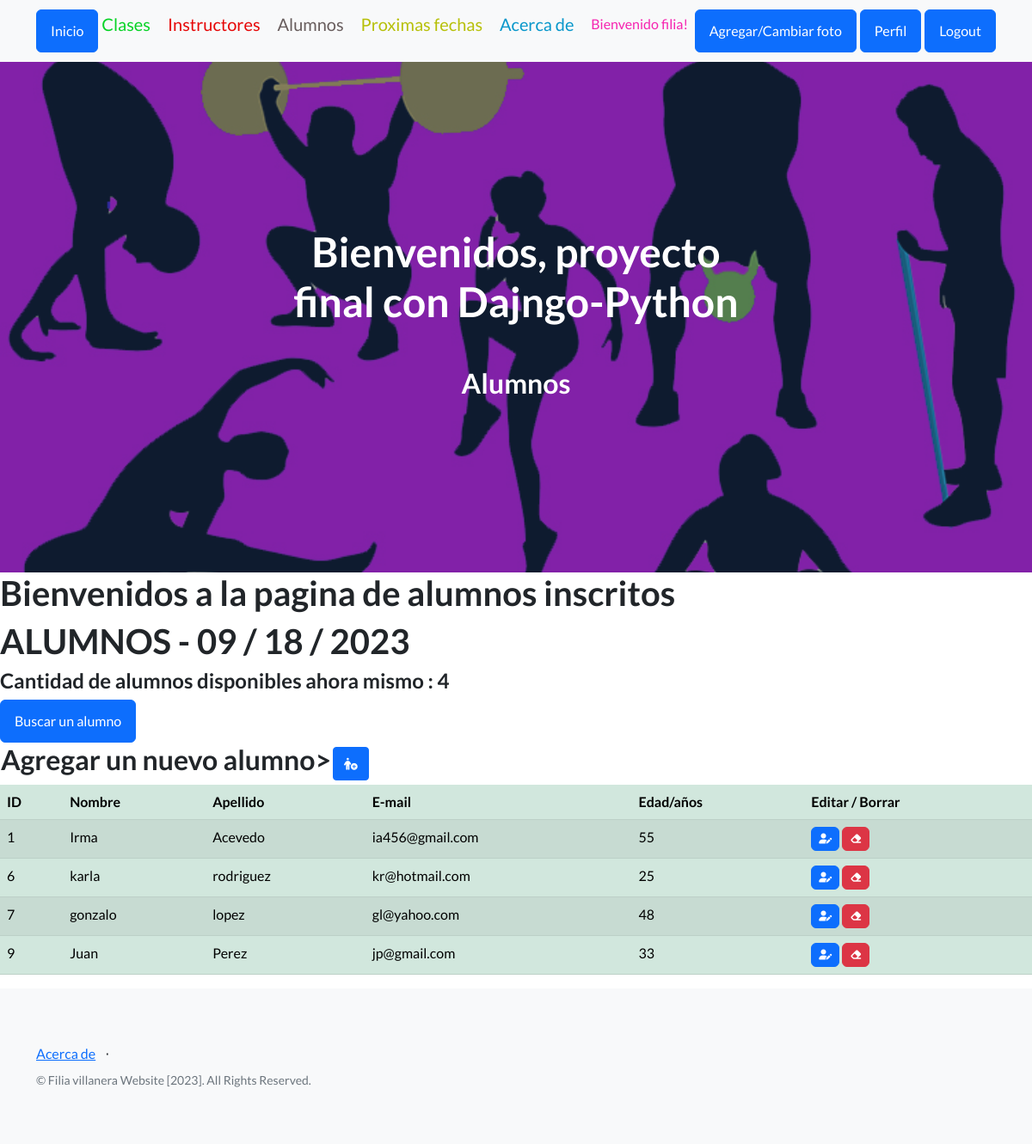
The app's page /estudiantes/ (signed in) with its own data.
### app1/models.py (models this page shows, shortened)
class Alumno (models.Model):
    nombre = models.CharField(max_length=50)
    apellido = models.CharField(max_length=50)
    email = models.EmailField()
    edad = models.IntegerField()

### app1/views.py (the view)
# urls.py: path('estudiantes/', estudiantes, name="estudiantes" ),
@login_required
def estudiantes (request):
    contexto = {"estudiantes": Alumno.objects.all(), 'titulo': 'alumnos'}
    return render(request, "aplicacion/estudiantes.html", contexto)

### app1/templates/aplicacion/estudiantes.html
{% extends 'aplicacion/base.html' %}
{% load static %}
{% block encabezado %}
    Alumnos
{% endblock encabezado %}
{% block contenido %}
<h1> Bienvenidos a la pagina de alumnos inscritos </h1>
<h1> {{ titulo|upper }} - {% now 'm / d / Y' %} </h1>
<h4>Cantidad de alumnos disponibles ahora mismo : {{estudiantes|length}}</h4>
<table>
    <tr>
        <td width=""><h2>Agregar un nuevo alumno></h2></td>
        <a class="btn btn-primary" href="{% url 'searchestudiante'   %}">Buscar un alumno</a>
        <td>
            <a
            href="{% url 'build_estudiante'  %}"
            class="btn btn-primary btn-sm"
            ><i class="fa-solid fa-person-circle-plus"></i>
            </a>
        </td>
    </tr>
</table>
<table class="table table-success table-striped">
    <thead>
        <tr>
            <th>ID</th>
            <th>Nombre</th>
            <th>Apellido</th>
            <th>E-mail</th>
            <th>Edad/años</th>
            <th>Editar / Borrar</th>
        </tr>
    </thead>
    <tbody>
{% for e in estudiantes  %}
        <tr>
            <td>{{ e.id  }}</td>
            <td>{{ e.nombre }}</td>
            <td>{{ e.apellido }}</td>
            <td>{{ e.email }}</td>
            <td>{{ e.edad }}</td>
            <td>
                <a
                  href="{% url 'upd_estudiante' e.id   %}"
                  class="btn btn-primary"
                  style="--bs-btn-padding-y: .25rem; --bs-btn-padding-x: .5rem; --bs-btn-font-size: .75rem;"
                  ><i class="fa-solid fa-user-pen"></i>
                </a>
                <a
                  href="{% url 'del_estudiante' e.id %}"
                  class="btn btn-danger"
                  style="--bs-btn-padding-y: .25rem; --bs-btn-padding-x: .5rem; --bs-btn-font-size: .75rem;"
                  ><i class="fa-solid fa-eraser"></i>
                </a>
              </td>
        </tr>
{% endfor %}
    </tbody>
</table>
{% endblock contenido %}

### app1/templates/aplicacion/base.html (shortened to what this page needs)
<!DOCTYPE html>
<html lang="en">
    <head>
        {% load static %}
        <link href="https://cdn.jsdelivr.net/npm/bootstrap-icons@1.5.0/font/bootstrap-icons.css" rel="stylesheet" type="text/css" />
        <link href="{% static 'aplicacion/css/styles.css' %}" rel="stylesheet" />
        <link rel="stylesheet" href="https://cdnjs.cloudflare.com/ajax/libs/font-awesome/6.4.0/css/all.min.css">
    </head>
    <body>
        <nav class="navbar navbar-light bg-light static-top">
            <div class="container">
                <a class="btn btn-primary" href="{% url 'home' %}">Inicio</a>
                {% if user.is_authenticated %}
                    <a class="navbar-brand" href="{% url 'cursos' %}" style="color:rgb(7, 211, 38)">Clases</p></a>
                    <a class="navbar-brand"class="navbar-brand" href="{% url 'profesores' %}" style="color:rgb(230, 7, 7)">Instructores</p></a>
                    <a class="navbar-brand"href="{% url 'estudiantes' %} "style="color:rgb(104, 93, 93)">Alumnos</p></a>
                    <a class="navbar-brand"class="navbar-brand" href="{% url 'fechas_proximas' %}" style="color:rgb(183, 192, 9)">Proximas fechas</p></a>
                    <a class="navbar-brand"class="navbar-brand" href="{% url 'acerca' %}" style="color:rgb(8, 151, 203)">Acerca de</p></a>
                    <p style="color:rgb(246, 35, 176)">Bienvenido {{user.username}}!</p>
                    <a class="btn btn-primary" href="{% url 'agg_avatar'   %}">Agregar/Cambiar foto</a>
                    <a class="btn btn-primary" href="{% url 'editarperfil' %}">Perfil</a>
                    <a class="btn btn-primary" href="{% url 'logout' %}">Logout</a>
                {% else %}
                    <a class="btn btn-success" href="{% url 'registro'    %}">Registro</a>
                    <a class="btn btn-primary" href="{% url 'login' %}">Login</a>
                {% endif %}
            </div>
        </nav>
        <header class="masthead">
            <div class="container position-relative">
                <div class="row justify-content-center">
                    <div class="col-xl-6">
                        <div class="text-center text-white">
                            <h1 class="mb-5">Bienvenidos, proyecto final con Dajngo-Python</h1>
                            <h2>
                            {% block encabezado %}
                            {% endblock encabezado %}
                                </h2>
                        </div>
                    </div>
                </div>
            </div>
        </header>
        {% block contenido %}
        {% endblock contenido %}
        <footer class="footer bg-light">
            <div class="container">
                <div class="row">
                    <div class="col-lg-6 h-100 text-center text-lg-start my-auto">
                        <ul class="list-inline mb-2">
                            <li class="list-inline-item"><a href="{% url 'acerca'   %}">Acerca de</a></li>
                            <li class="list-inline-item">⋅</li>
                        </ul>
                        <p class="text-muted small mb-4 mb-lg-0">&copy; Filia villanera Website [2023]. All Rights Reserved.</p>
                    </div>
                </div>
            </div>
        </footer>
    </body>
</html>

### records on screen
Alumno: id "1", nombre "Irma", apellido "Acevedo", email "ia456@gmail.com", edad "55"
Alumno: id "6", nombre "karla", apellido "rodriguez", email "kr@hotmail.com", edad "25"
Alumno: id "7", nombre "gonzalo", apellido "lopez", email "gl@yahoo.com", edad "48"
Alumno: id "9", nombre "Juan", apellido "Perez", email "jp@gmail.com", edad "33"

### other values on screen
{{ user.username }} "filia"
{{ titulo|upper }} "ALUMNOS"
{{ estudiantes|length }} "4"
